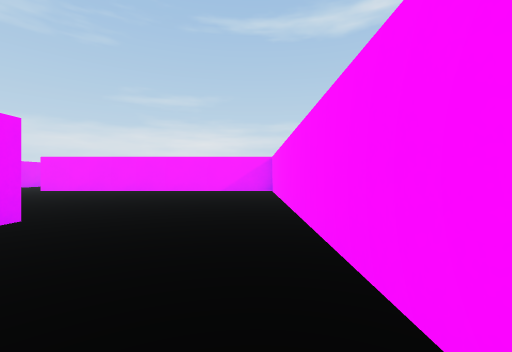
View 1 (above)

24 first-person views from a walk through a 3-D level made in the Unity game engine. The camera is 0.51 m above the floor, looks level and sees 90° across. The floor is counted in squares, 1 m on a side. Each view is taken from the middle of a square. On the plan, view 1 faces up. The plan holds only what a view shows up to about 9 squares ahead; the rest is blank. The place goes on beyond the plan. The player character is not drawn.

View 2
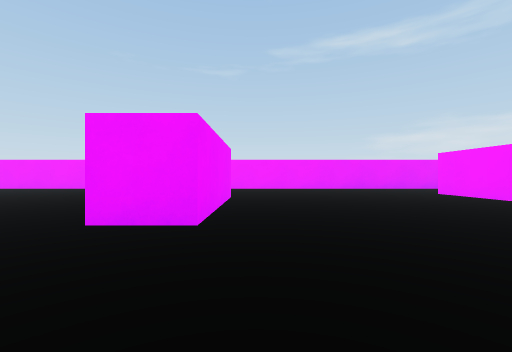

View 3
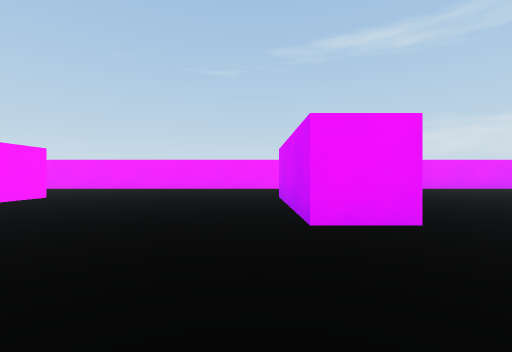

View 4
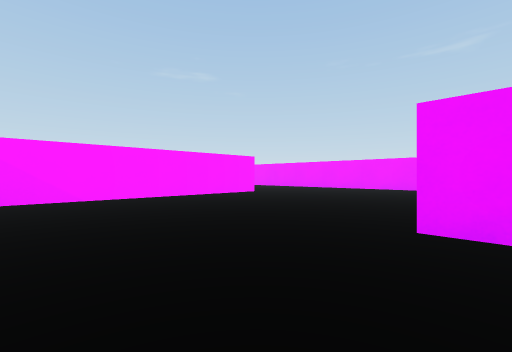

View 5
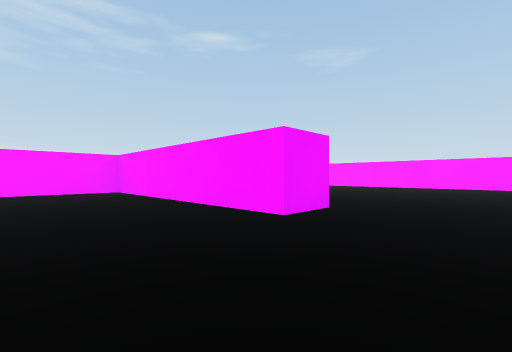

View 6
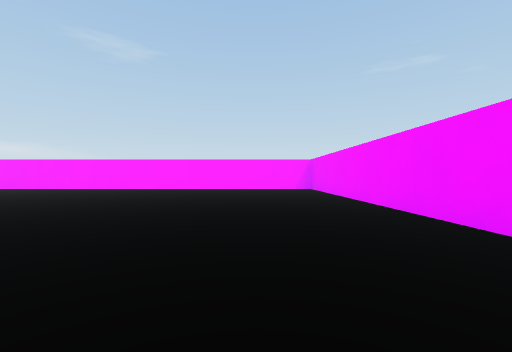

View 7
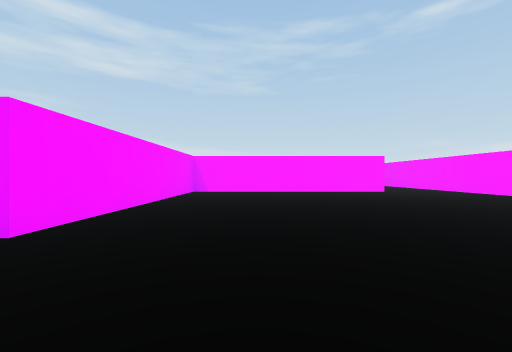

View 8
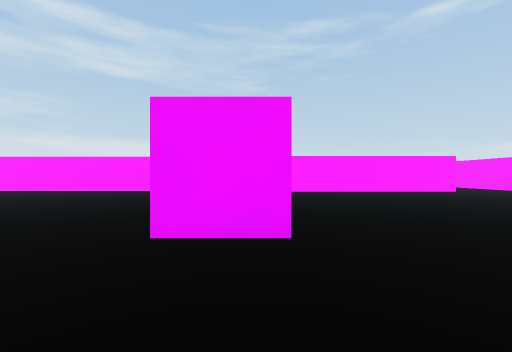

View 9
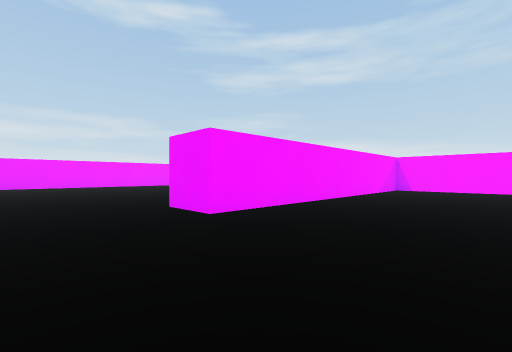

View 10
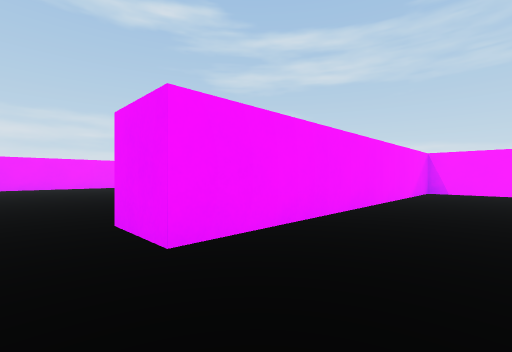

View 11
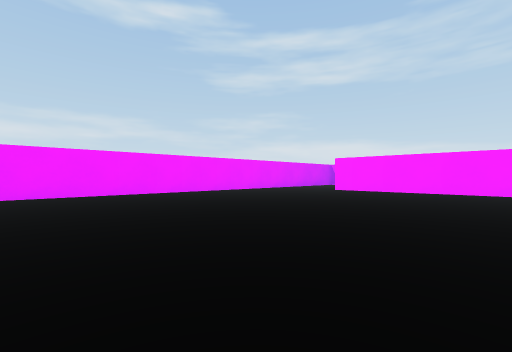

View 12
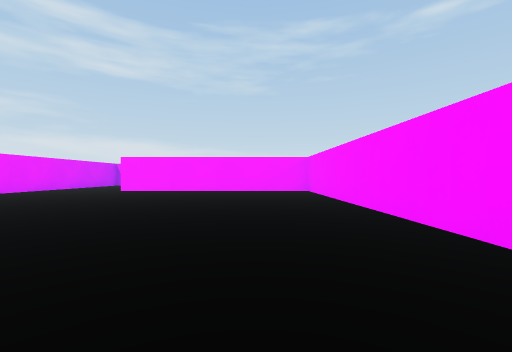

View 13
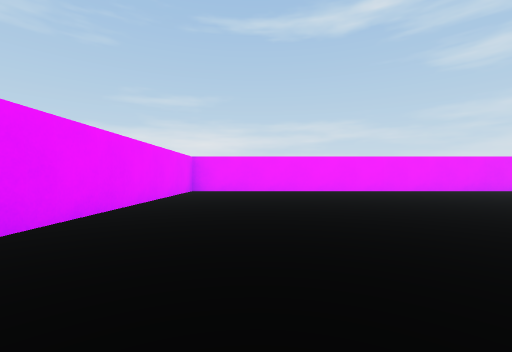

View 14
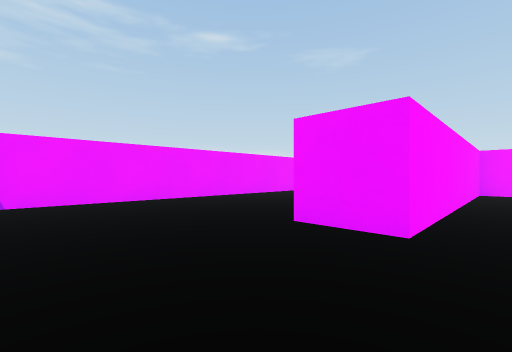

View 15
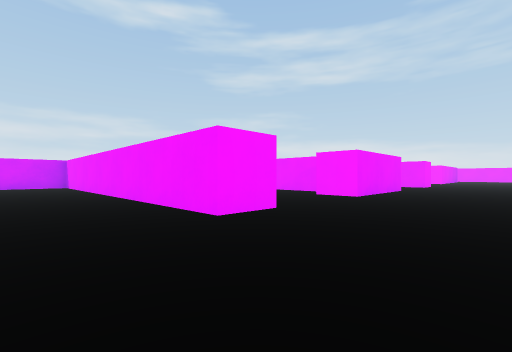

View 16
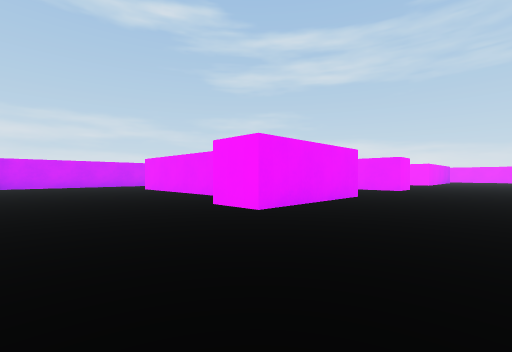

View 17
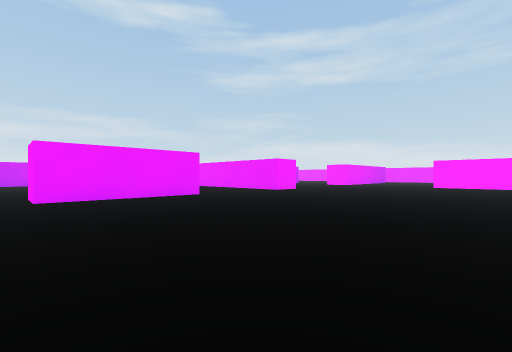

View 18
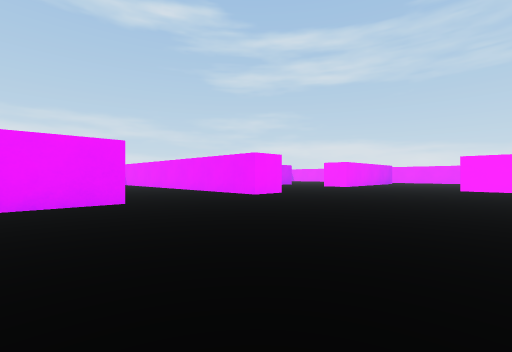

View 19
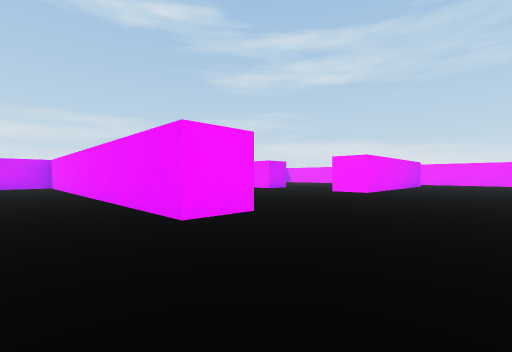

View 20
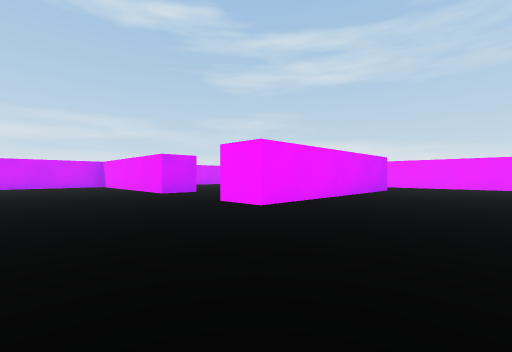

View 21
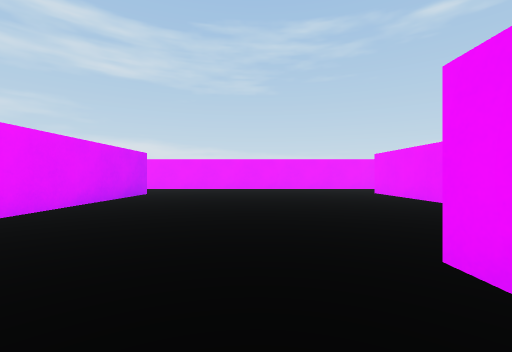

View 22
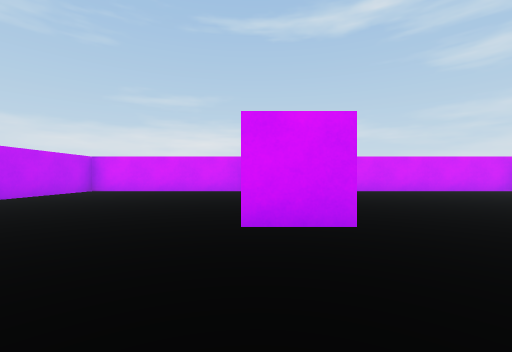

View 23
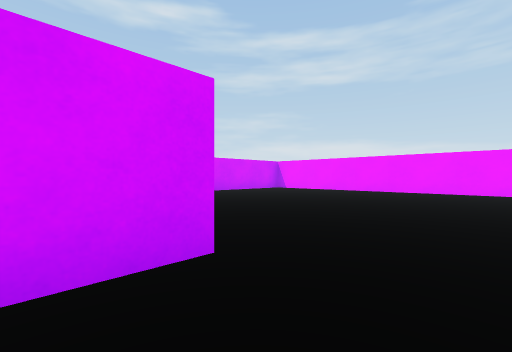

View 24
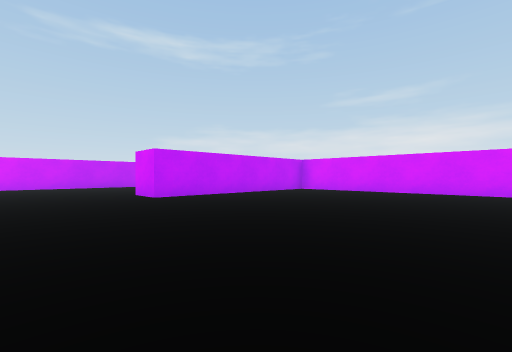

### Floor plan
Points are (right, up) in squares from view 1. A wall is a line through its corners. A room is listed if a view was taken in it or the views show most of it. See-through windows are left out.
Room 1 (views 1, 2, 3, 4, 5, 6, 7, 8, 9, 10)
walls: (-5.2, 2.5) (-2.3, 2.5) (-2.3, 1.5) (-5.4, 1.5); (0.2, -9.6) (0.2, -4.3) (-5.2, -4.3) (-5.2, -3.2) (0.5, -3.2) (0.5, 7.5) (-6.3, 7.5) (-6.3, 8.5); (-8.9, 8.4) (-8.9, -11.6) (2, -11.6)
ways out: opening at (-7.5, 8) to room 2; opening at (0.5, -10.5) to room 3
Room 2 (views 11, 12, 13, 14)
walls: (-5.5, 8.5) (0.5, 8.5) (0.5, 14); (0.5, 16.4) (-8.9, 16.4) (-8.9, 8.4)
ways out: opening at (-7.5, 8) to room 1; opening at (1, 15) to room 3
Room 3 (views 15, 16, 17, 18, 19, 20, 21, 22, 23, 24)
walls: (11.5, 7.5) (8.4, 7.5) (8.4, 8.4); (15.4, 7.3) (14.3, 7.3) (14.3, 16.4) (13, 16.4); (15.4, 7.5) (14.3, 7.5); (19.3, 2) (19.3, 4.1); (9.4, 8.9) (9.4, 13.6); (19.9, 4) (20.4, 4); (15.3, 11.1) (15.3, 9); (5.8, 7.5) (4.7, 7.5) (4.7, 16); (23.1, 2) (25.6, 2); (25.4, 7.7) (19.8, 7.7) (19.8, 8.8); (7.4, 16.4) (6, 16.4); (27.6, 1) (27.6, 15.2); (19.6, 16.4) (15.3, 16.4) (15.3, 13.6); (4.4, 16.4) (0.5, 16.4); (0.5, 14) (1.6, 14); (27.4, 16.4) (20.9, 16.4) (20.9, 11.2) (19.8, 11.2) (19.8, 14.9)
ways out: opening at (0.5, -10.5) to room 1; opening at (1, 15) to room 2

Positions as (right, up) in squares from view 1, and headings:
1: (0, 0), facing up
2: (0, 3), facing left
3: (0, 1), facing left
4: (0, 2), facing down-left
5: (-7, -1), facing down-right
6: (-7, -3), facing down
7: (-7, -6), facing right
8: (-7, -4), facing right
9: (-8, 5), facing up-right
10: (-7, 6), facing up-right
11: (-7, 10), facing up-right
12: (-7, 10), facing right
13: (-7, 9), facing up
14: (0, 16), facing down-right
15: (3, 5), facing up-right
16: (6, 5), facing up-right
17: (8, 2), facing up-right
18: (10, 3), facing up-right
19: (13, 5), facing up-right
20: (17, 5), facing up-right
21: (19, 5), facing right
22: (20, 9), facing up
23: (20, 10), facing up-right
24: (26, 9), facing up-left
